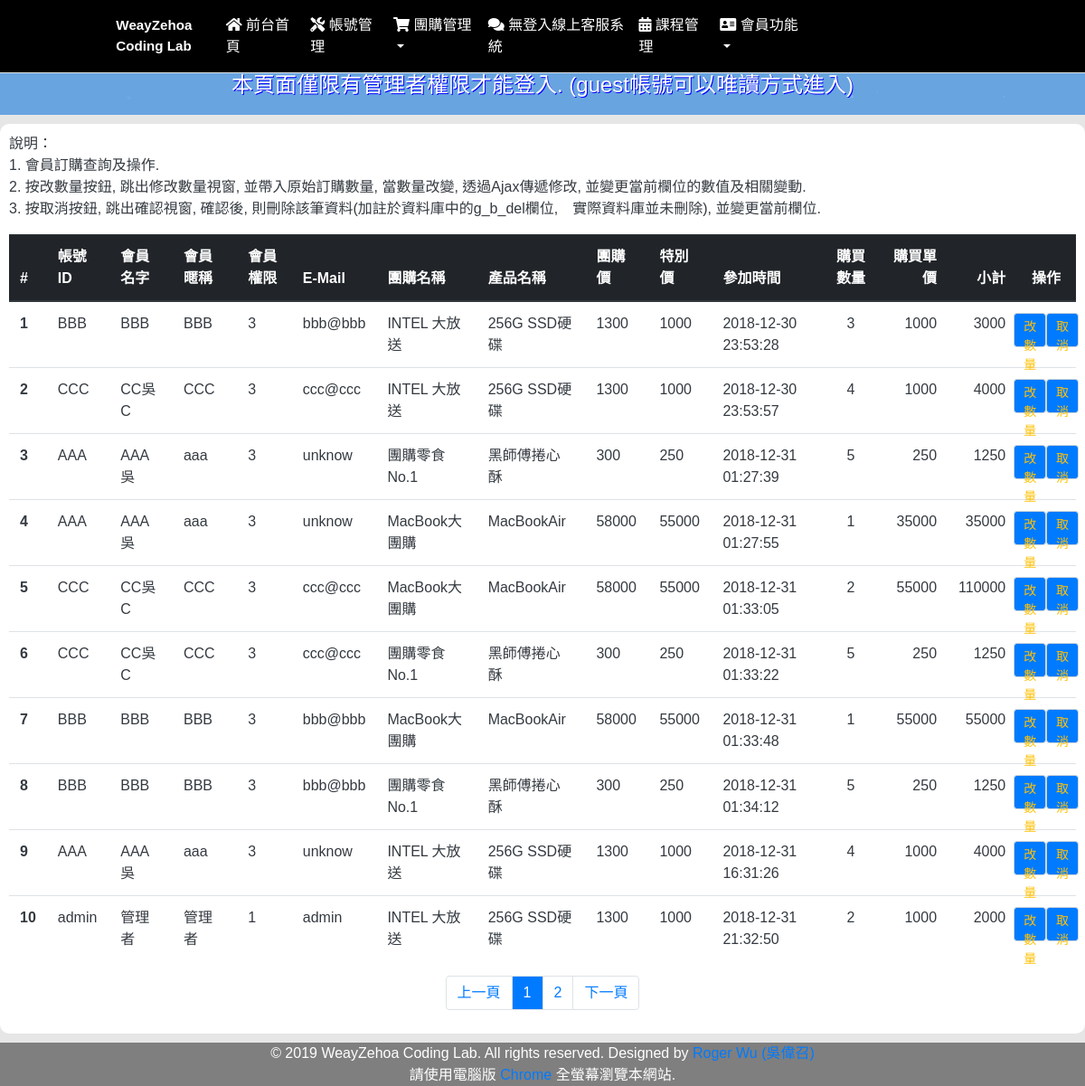
Before: /?menu=2&g=gbuy_buyer (signed in) with the older database file.
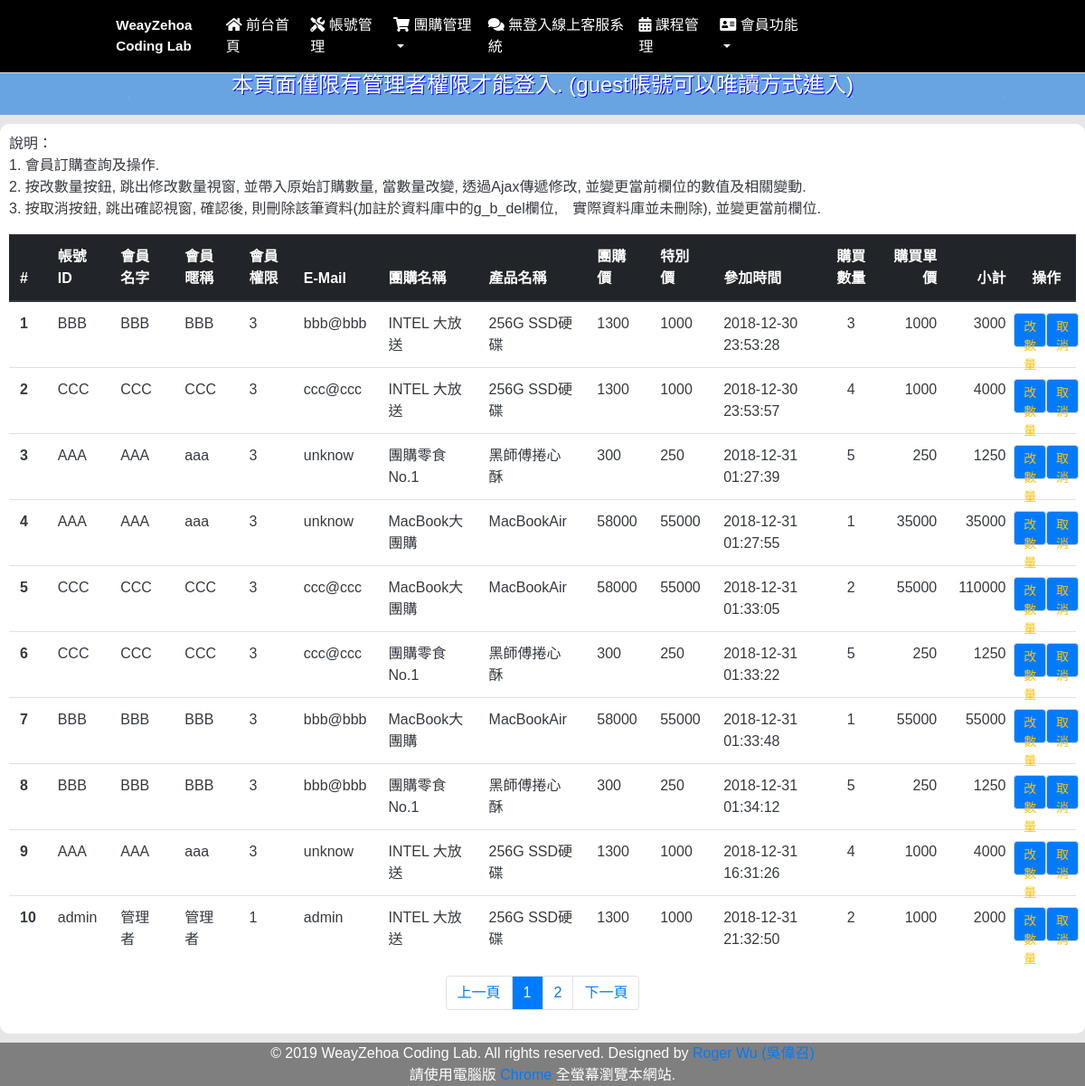
After: the same page with the newer database file.
### tables this page shows
CREATE TABLE `player` (
  `p_seq` int(10) UNSIGNED NOT NULL COMMENT '索引',
  `p_id` text NOT NULL COMMENT '帳號',
  `p_pw` text NOT NULL COMMENT '密碼',
  `p_name` text NOT NULL COMMENT '姓名',
  `p_nick` text NOT NULL COMMENT '暱稱',
  `p_sex` int(1) NOT NULL COMMENT '性別',
  `p_email` text NOT NULL COMMENT '電子郵件',
  `p_permit` int(1) NOT NULL COMMENT '權限',
  `p_ctime` datetime NOT NULL COMMENT '創立時間',
  `p_del` int(1) NOT NULL COMMENT '刪除'
);

CREATE TABLE `gbuy` (
  `g_seq` int(11) NOT NULL,
  `g_p_id` int(11) NOT NULL COMMENT '發起人',
  `g_name` text NOT NULL COMMENT '名稱',
  `g_pname` text NOT NULL COMMENT '產品名稱',
  `g_pic` text NOT NULL COMMENT '圖片檔名',
  `g_con` text NOT NULL COMMENT '說明',
  `g_oprice` int(11) NOT NULL COMMENT '原價',
  `g_gprice` int(11) NOT NULL COMMENT '團購價',
  `g_sprice` int(11) NOT NULL COMMENT '特惠價',
  `g_onum` int(11) NOT NULL COMMENT '限量',
  `g_rnum` int(11) NOT NULL COMMENT '剩餘數量',
  `g_stime` date NOT NULL COMMENT '開始時間',
  `g_endtime` date NOT NULL COMMENT '結束時間',
  `g_close` int(1) NOT NULL COMMENT '結案否',
  `g_del` int(1) NOT NULL COMMENT '刪除否'
);

CREATE TABLE `gbuy_buyer` (
  `g_b_seq` int(11) NOT NULL,
  `g_b_pno` int(11) NOT NULL COMMENT '團購編號',
  `g_b_buyer` int(11) NOT NULL COMMENT '購買者編號',
  `g_b_num` int(11) NOT NULL COMMENT '數量',
  `g_b_price` int(11) NOT NULL COMMENT '單價',
  `g_b_total` int(11) NOT NULL COMMENT '總計',
  `g_b_time` datetime NOT NULL COMMENT '參加時間',
  `g_b_del` int(1) NOT NULL COMMENT '刪除否'
);

### admin/admin_gbuy_buyer.php (the view, shortened to what the changed rows need)
<?php
    $page_cnt = 10;
    $page_now = 1;
    $page_open = ($page_now - 1) * $page_cnt;
    $sql = "SELECT * from player a, gbuy b, gbuy_buyer c where c.g_b_buyer = a.p_seq and c.g_b_pno = b.g_seq and c.g_b_del = 0 limit ".$page_open.",".$page_cnt;
    $ro2 = mysqli_query($link, $sql);
    $row2 = mysqli_fetch_assoc($ro2);
    $no = 1;
?>
<div class="container-fiuld myconbg">
    <div class="row">
        <div class="col-12">
            <div class="bg-white text-dark mycol">
                <div class="row">
                    <div class="col-12">
                        <table class="table table-hover">
                            <thead class="thead-dark">
                                <tr>
                                <th scope="col">#</th>
                                <th scope="col">帳號ID</th>
                                <th scope="col">會員名字</th>
                                <th scope="col">會員暱稱</th>
                                <th scope="col">會員權限</th>
                                <th scope="col">E-Mail</th>
                                <th scope="col">團購名稱</th>
                                <th scope="col">產品名稱</th>
                                <th scope="col">團購價</th>
                                <th scope="col">特別價</th>
                                <th scope="col">參加時間</th>
                                <th scope="col" class="text-center">購買數量</th>
                                <th scope="col" class="text-right">購買單價</th>
                                <th scope="col" class="text-right">小計</th>
                                <th scope="col" class="text-center">操作</th>
                                </tr>
                            </thead>
                            <tbody>
                                <?php do{ ?>
                                <tr>
                                <th scope="row"><?php  echo $no; $no++ ;?></th>
                                <td><?=$row2['p_id']?></td>
                                <td><?=$row2['p_name']?></td>
                                <td><?=$row2['p_nick']?></td>
                                <td><?=$row2['p_permit']?></td>
                                <td><?=$row2['p_email']?></td>
                                <td><?=$row2['g_name']?></td>
                                <td><?=$row2['g_pname']?></td>
                                <td><?=$row2['g_gprice']?></td>
                                <td><?=$row2['g_sprice']?></td>
                                <td><?=$row2['g_b_time']?></td>
                                <td class="text-center"><?=$row2['g_b_num']?></td>
                                <td class="text-right"><?=$row2['g_b_price']?></td>
                                <td class="text-right"><?=$row2['g_b_total']?></td>
                                <td>
                                <div class="row">
                                <button onclick="admin_gb_change('<?=$_SESSION['id']?>','<?=$_SESSION['permit']?>','<?=$row2['p_id']?>','<?=$row2['g_seq']?>','<?=$row2['g_b_num']?>')" type="button" class="col-6 form-control bg-primary text-warning btn-sm">改數量</button>
                                <button onclick="admin_order_cancel('<?=$_SESSION['id']?>','<?=$_SESSION['permit']?>','<?=$row2['p_id']?>','<?=$row2['g_seq']?>')" type="button" class="col-6 form-control bg-primary text-warning btn-sm">取消</button>
                                </div>
                                </td>
                                </tr>
                                <?php }while($row2 = mysqli_fetch_assoc($ro2)); ?>
                            </tbody>
                        </table>
                    </div>
                </div>
            </div>
        </div>
    </div>
</div>

Changed rows visible on the page:
changed player "CCC": p_name "CC吳C" → "CCC"
changed player "AAA": p_name "AAA吳" → "AAA"
